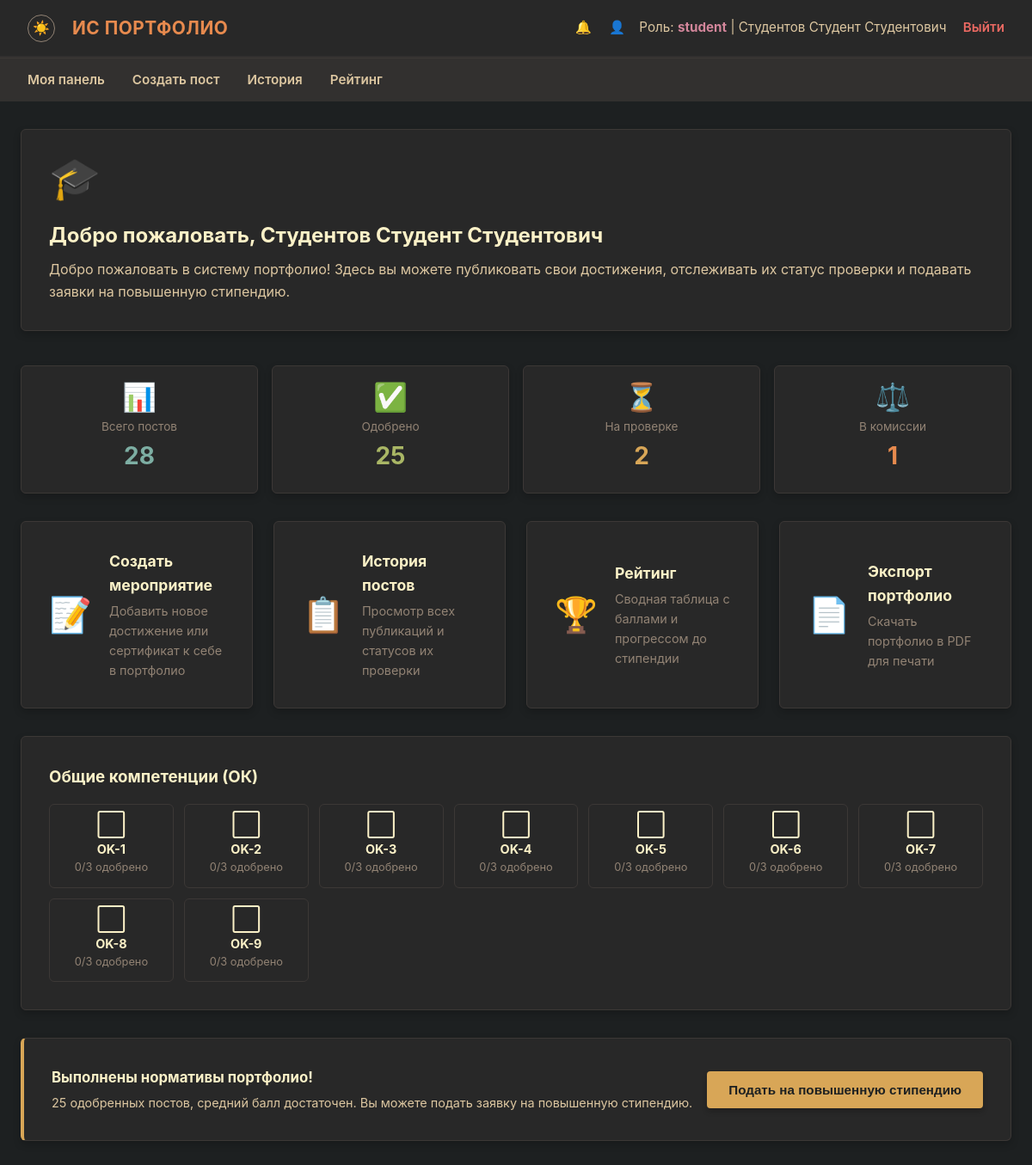
Page /student/dashboard (signed in) on the committed database.
### models.py (models this page shows, shortened)
class User(db.Model, UserMixin):
    __tablename__ = 'users'
    id: int = db.Column(db.Integer, primary_key=True)
    username: str = db.Column(db.String(50), unique=True, nullable=False)
    password_hash: str = db.Column(db.String(256), nullable=False)
    role: str = db.Column(db.String(20), nullable=False)
    last_name: Optional[str] = db.Column(db.String(50), nullable=True)
    first_name: Optional[str] = db.Column(db.String(50), nullable=True)
    patronymic: Optional[str] = db.Column(db.String(50), nullable=True)
    group_name: Optional[str] = db.Column(db.String(20), nullable=True)
    group_id: Optional[int] = db.Column(db.Integer, db.ForeignKey('groups.id'), nullable=True)
    events = db.relationship('Event', backref='student', lazy=True, cascade='all, delete-orphan')
    notifications = db.relationship('Notification', backref='user', lazy=True, cascade='all, delete-orphan')
    scholarship_requests = db.relationship('ScholarshipRequest', backref='student', lazy=True, cascade='all, delete-orphan')
    curated_groups = db.relationship('Group', foreign_keys='Group.curator_id',
                                     back_populates='curator', lazy='select')

### routes/student.py (the view)
    @app.route('/student/dashboard', methods=['GET'])
    @login_required
    def student_dashboard():
        r = _abort_if_not_student()
        if r: return r
        stats = get_student_event_stats(current_user.id)
        eligible, _, _ = check_scholarship_eligibility(current_user.id)
        ok_stats = get_ok_stats(current_user.id)
        ok_all_done = all_ok_completed(current_user.id)
        return render_template('student.html', total=stats['total'],
                               approved=stats['approved'],
                               pending=stats['pending'],
                               disputed=stats['disputed'],
                               can_request=eligible,
                               ok_stats=ok_stats,
                               ok_all_done=ok_all_done)

### helpers.py (called while the page is built)
def generate_csrf_token() -> str:
    if '_csrf_token' not in session:
        session['_csrf_token'] = secrets.token_hex(CSRF_TOKEN_BYTES)
    return session['_csrf_token']

### services/ok_service.py (called while the page is built)
def get_ok_stats(student_id: int) -> List[dict]:
    overrides = set(
        r.ok_category for r in CuratorOKOverride.query.filter_by(student_id=student_id).all()
    )
    approved = {
        c: Event.query.filter_by(
            student_id=student_id, category=c, status=EventStatus.APPROVED
        ).count()
        for c in OK_LIST
    }
    pending = {
        c: Event.query.filter_by(
            student_id=student_id, category=c, status=EventStatus.PENDING
        ).count()
        for c in OK_LIST
    }
    result = []
    for ok in OK_LIST:
        cnt = approved.get(ok, 0)
        done = cnt >= OK_MIN_EVENTS or ok in overrides
        result.append({
            'ok': ok,
            'approved': cnt,
            'pending': pending.get(ok, 0),
            'has_override': ok in overrides,
            'done': done,
        })
    return result

def all_ok_completed(student_id: int) -> bool:
    return all(s['done'] for s in get_ok_stats(student_id))

### services/student_service.py (called while the page is built)
def get_student_event_stats(student_id: int) -> dict:
    base = Event.query.filter_by(student_id=student_id)
    total = base.count()
    approved = base.filter(Event.status == EventStatus.APPROVED).count()
    pending = base.filter(Event.status == EventStatus.PENDING).count()
    disputed = base.filter(Event.status == EventStatus.DISPUTED).count()
    return {'total': total, 'approved': approved, 'pending': pending, 'disputed': disputed}

def check_scholarship_eligibility(student_id: int) -> tuple:
    approved = Event.query.filter_by(student_id=student_id, status=EventStatus.APPROVED).all()
    count = len(approved)
    if count < SCHOLARSHIP_MIN_EVENTS:
        return False, count, 0.0
    avg = sum(e.score for e in approved) / count
    return avg >= SCHOLARSHIP_MIN_AVG_SCORE, count, avg

### templates/student.html (shortened to what this page needs)
{% extends 'base.html' %}
{% block content %}
<div class="form-card" style="margin-bottom: 2.5rem;">
    <div class="flex-row">
        <div class="welcome-icon">🎓</div>
        <div>
            <h2 class="welcome-title">Добро пожаловать, {% if current_user.last_name or current_user.first_name %}{{ current_user.last_name or '' }} {{ current_user.first_name or '' }} {{ current_user.patronymic or '' }}{% else %}{{ current_user.username }}{% endif %}</h2>
            <p class="welcome-text">
                Добро пожаловать в систему портфолио! Здесь вы можете публиковать свои достижения,
                отслеживать их статус проверки и подавать заявки на повышенную стипендию.
            </p>
        </div>
    </div>
</div>
<div class="stat-grid">
    <div class="form-card stat-card">
        <div class="stat-icon">📊</div>
        <div class="stat-label">Всего постов</div>
        <div class="stat-value c-blue">{{ total }}</div>
    </div>
    <div class="form-card stat-card">
        <div class="stat-icon">✅</div>
        <div class="stat-label">Одобрено</div>
        <div class="stat-value c-green">{{ approved }}</div>
    </div>
    <div class="form-card stat-card">
        <div class="stat-icon">⏳</div>
        <div class="stat-label">На проверке</div>
        <div class="stat-value c-yellow">{{ pending }}</div>
    </div>
    <div class="form-card stat-card">
        <div class="stat-icon">⚖️</div>
        <div class="stat-label">В комиссии</div>
        <div class="stat-value c-orange">{{ disputed }}</div>
    </div>
</div>
<div class="action-grid">
    <a href="{{ url_for('student_create') }}" class="form-card action-card">
        <div class="action-icon">📝</div>
        <div>
            <h3>Создать мероприятие</h3>
            <p>Добавить новое достижение или сертификат к себе в портфолио</p>
        </div>
    </a>
    <a href="{{ url_for('student_history') }}" class="form-card action-card">
        <div class="action-icon">📋</div>
        <div>
            <h3>История постов</h3>
            <p>Просмотр всех публикаций и статусов их проверки</p>
        </div>
    </a>
    <a href="{{ url_for('rating') }}" class="form-card action-card">
        <div class="action-icon">🏆</div>
        <div>
            <h3>Рейтинг</h3>
            <p>Сводная таблица с баллами и прогрессом до стипендии</p>
        </div>
    </a>
    <a href="{{ url_for('student_portfolio_pdf') }}" class="form-card action-card">
        <div class="action-icon">📄</div>
        <div>
            <h3>Экспорт портфолио</h3>
            <p>Скачать портфолио в PDF для печати</p>
        </div>
    </a>
</div>
{% if ok_stats %}
<div class="form-card" style="margin-bottom: 2rem;">
    <h3 style="color: var(--fg0); margin-bottom: 1rem;">Общие компетенции (ОК)</h3>
    <div style="display: grid; grid-template-columns: repeat(auto-fill, minmax(140px, 1fr)); gap: 0.75rem;">
        {% for ok in ok_stats %}
        <div style="padding: 0.75rem; text-align: center; border-radius: 6px;
                    background: var(--bg1); border: 1px solid var(--bg3);
                    {% if ok.done %}border-color: var(--green);{% endif %}">
            <div style="font-size: 1.5rem; line-height: 1; margin-bottom: 0.25rem;">
                {% if ok.done %}✅{% elif ok.approved > 0 %}⏳{% else %}⬜{% endif %}
            </div>
            <div style="font-weight: bold; font-size: 0.9rem; color: var(--fg0);">{{ ok.ok }}</div>
            <div style="font-size: 0.8rem; color: var(--gray);">
                {{ ok.approved }}/3 одобрено
            </div>
        </div>
        {% endfor %}
    </div>
</div>
{% endif %}
{% if can_request %}
<div class="form-card" style="border-left: 4px solid var(--yellow); margin-bottom: 2rem;">
    <div style="display: flex; align-items: center; justify-content: space-between; flex-wrap: wrap; gap: 1rem;">
        <div>
            <strong style="color: var(--fg0); font-size: 1.05rem;">Выполнены нормативы портфолио!</strong>
            <p style="color: var(--fg1); margin: 0.25rem 0 0 0; font-size: 0.9rem;">
                {{ approved }} одобренных постов, средний балл достаточен. Вы можете подать заявку на повышенную стипендию.
            </p>
        </div>
        <form action="{{ url_for('request_scholarship') }}" method="POST" style="margin: 0;">
            <button type="submit" class="btn btn-warning" style="box-shadow: 0 4px 6px rgba(0,0,0,0.2); white-space: nowrap;">
                Подать на повышенную стипендию
            </button>
        </form>
    </div>
</div>
{% endif %}
{% endblock %}

### templates/base.html (shortened to what this page needs)
<!DOCTYPE html>
<html lang="ru">
<head>
    <link rel="stylesheet" href="{{ url_for('static', filename='css/style.css') }}">
</head>
<body>
    {% if current_user.is_authenticated %}
    <nav class="navbar">
        <div class="navbar-brand">
            <button class="theme-toggle" id="themeToggle" title="Сменить тему">☀️</button>
            ИС Портфолио
        </div>
        <div class="navbar-user">
            <a href="{{ url_for('notifications') }}" style="color: var(--fg1); text-decoration: none; margin-right: 1rem; position: relative;">
                🔔
            </a>
            <a href="{{ url_for('profile') }}" style="color: var(--fg1); text-decoration: none; margin-right: 0.75rem;">👤</a>
            Роль: <strong>{{ current_user.role }}</strong> |
            {% if current_user.last_name or current_user.first_name %}
            {{ current_user.last_name or '' }} {{ current_user.first_name or '' }} {{ current_user.patronymic or '' }}
            {% else %}
            {{ current_user.username }}
            {% endif %}
            <a href="{{ url_for('logout') }}" class="logout-link">Выйти</a>
        </div>
    </nav>
    <nav class="role-nav">
        <ul>
            {% if current_user.role == 'admin' %}
            <li><a href="{{ url_for('admin_dashboard') }}">Панель</a></li>
            <li><a href="{{ url_for('admin_users') }}">Пользователи</a></li>
            <li><a href="{{ url_for('admin_groups') }}">Группы</a></li>
            <li><a href="{{ url_for('admin_audit') }}">Аудит</a></li>
            {% elif current_user.role == 'student' %}
            <li><a href="{{ url_for('student_dashboard') }}">Моя панель</a></li>
            <li><a href="{{ url_for('student_create') }}">Создать пост</a></li>
            <li><a href="{{ url_for('student_history') }}">История</a></li>
            <li><a href="{{ url_for('rating') }}">Рейтинг</a></li>
            {% elif current_user.role == 'curator' %}
            <li><a href="{{ url_for('curator_dashboard') }}">Панель куратора</a></li>
            <li><a href="{{ url_for('curator_pending') }}">Заявки</a></li>
            <li><a href="{{ url_for('curator_resolved') }}">Журнал</a></li>
            <li><a href="{{ url_for('rating') }}">Рейтинг</a></li>
            {% elif current_user.role == 'commission' %}
            <li><a href="{{ url_for('commission_dashboard') }}">Панель комиссии</a></li>
            <li><a href="{{ url_for('commission_disputes') }}">Споры</a></li>
            <li><a href="{{ url_for('commission_scholarships') }}">Стипендии</a></li>
            <li><a href="{{ url_for('commission_archive') }}">Архив</a></li>
            {% endif %}
        </ul>
    </nav>
    {% endif %}
    <div class="container">
        {% block content %}{% endblock %}
    </div>
</body>
</html>

### static/css/style.css (style rules this page uses)
:root { --bg0: #1d2021; --bg1: #282828; --bg2: #32302f; --bg3: #3c3836; --fg0: #fbf1c7; --fg1: #ddc7a1; --red: #ea6962; --green: #a9b665; --yellow: #d8a657; --blue: #7daea3; --orange: #e78a4e; --purple: #d3869b; --gray: #928374; }
* { box-sizing: border-box; margin: 0; padding: 0; }
body { background-color: var(--bg0); color: var(--fg0); font-family: -apple-system, BlinkMacSystemFont, "Segoe UI", Roboto, Helvetica, Arial, sans-serif; font-size: 16px; line-height: 1.6; padding-bottom: 3rem; }
.navbar { background-color: var(--bg1); padding: 1rem 2rem; display: flex; justify-content: space-between; align-items: center; border-bottom: 2px solid var(--bg2); box-shadow: 0 4px 6px rgba(0, 0, 0, 0.3); }
.navbar-brand { display: flex; align-items: center; gap: 0.5rem; font-weight: 700; color: var(--orange); font-size: 1.3rem; letter-spacing: 0.5px; text-transform: uppercase; }
.navbar-user { color: var(--fg1); font-size: 0.95rem; }
.navbar-user strong { color: var(--purple); }
.logout-link { color: var(--red); text-decoration: none; margin-left: 15px; font-weight: 600; border-bottom: 1px dashed transparent; transition: border-color 0.2s ease; }
.role-nav { background-color: var(--bg2); padding: 0.75rem 2rem; border-top: 1px solid var(--bg3); }
.role-nav ul { list-style: none; display: flex; gap: 2rem; margin: 0; }
.role-nav li { display: inline; }
.role-nav a { color: var(--fg1); text-decoration: none; font-weight: 600; font-size: 0.95rem; padding: 0.5rem 0; border-bottom: 2px solid transparent; transition: border-color 0.2s ease, color 0.2s ease; }
.container { max-width: 1200px; margin: 2rem auto; padding: 0 1.5rem; }
.form-card { background-color: var(--bg1); border: 1px solid var(--bg3); border-radius: 6px; padding: 2rem; margin-bottom: 2rem; box-shadow: 0 4px 10px rgba(0, 0, 0, 0.2); }
.btn { display: inline-block; padding: 0.75rem 1.5rem; border: 1px solid transparent; border-radius: 4px; cursor: pointer; font-weight: 600; font-size: 0.95rem; text-align: center; text-decoration: none; transition: opacity 0.15s ease, transform 0.1s ease; }
.btn-warning { background-color: var(--yellow); color: var(--bg0); }
.theme-toggle { background: none; border: 1px solid var(--gray); border-radius: 50%; width: 32px; height: 32px; display: inline-flex; align-items: center; justify-content: center; cursor: pointer; font-size: 1rem; line-height: 1; color: var(--fg1); margin-right: 0.75rem; vertical-align: middle; }
.flex-row { display: flex; align-items: center; gap: 1.5rem; flex-wrap: wrap; }
.stat-grid { display: grid; grid-template-columns: repeat(auto-fit, minmax(140px, 1fr)); gap: 1rem; margin-bottom: 2rem; }
.action-grid { display: grid; grid-template-columns: repeat(auto-fit, minmax(260px, 1fr)); gap: 1.5rem; margin-bottom: 2rem; }
.stat-card { margin: 0; text-align: center; padding: 1.25rem; }
.stat-card .stat-icon { font-size: 2rem; line-height: 1; }
.stat-card .stat-label { color: var(--gray); font-size: 0.85rem; margin-top: 0.5rem; }
.stat-card .stat-value { font-size: 1.75rem; font-weight: bold; }
.stat-value.c-green { color: var(--green); }
.stat-value.c-yellow { color: var(--yellow); }
.stat-value.c-orange { color: var(--orange); }
.stat-value.c-blue { color: var(--blue); }
.welcome-icon { font-size: 3rem; line-height: 1; }
.welcome-title { color: var(--fg0); margin: 0 0 0.5rem 0; }
.welcome-text { color: var(--fg1); margin: 0; }
.action-card { margin: 0; display: flex; align-items: center; gap: 1.25rem; text-decoration: none; transition: transform 0.15s ease; cursor: pointer; }
.action-card .action-icon { font-size: 2.5rem; line-height: 1; }
.action-card h3 { color: var(--fg0); margin: 0 0 0.25rem 0; font-size: 1.1rem; }
.action-card p { color: var(--gray); margin: 0; font-size: 0.9rem; }

### rows in the picture
User: role "student", last_name "Студентов", first_name "Студент", patronymic "Студентович"

### other values in the picture
{{ total }} "28"
{{ approved }} "25"
{{ pending }} "2"
{{ disputed }} "1"
{{ ok.ok }} "OK-1" "OK-2" "OK-3" "OK-4" "OK-5" "OK-6" "OK-7" "OK-8" "OK-9"
{{ ok.approved }} "0" "0" "0" "0" "0" "0" "0" "0" "0"
